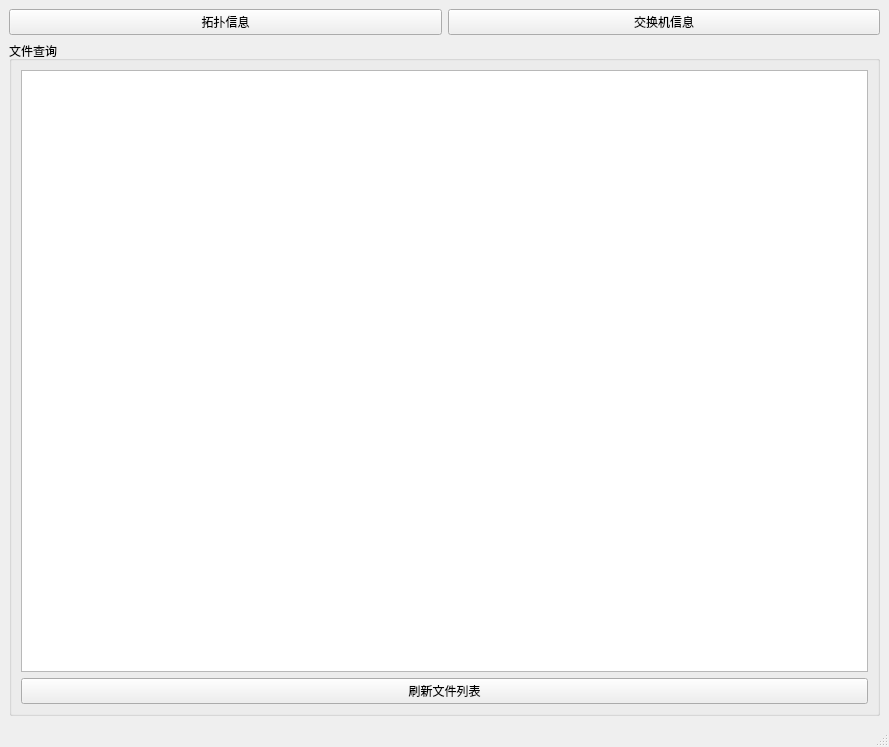
<?xml version="1.0" encoding="UTF-8"?>
<ui version="4.0">
 <class>MainWindow</class>
 <widget class="QMainWindow" name="MainWindow">
  <property name="geometry">
   <rect>
    <x>0</x>
    <y>0</y>
    <width>889</width>
    <height>747</height>
   </rect>
  </property>
  <property name="windowTitle">
   <string>Network Interface</string>
  </property>
  <widget class="QWidget" name="centralwidget">
   <layout class="QVBoxLayout" name="verticalLayout_central">
    <item>
     <layout class="QHBoxLayout" name="horizontalLayout">
      <item>
       <widget class="QPushButton" name="pushButton_topology">
        <property name="text">
         <string>拓扑信息</string>
        </property>
       </widget>
      </item>
      <item>
       <widget class="QPushButton" name="pushButton_switchWindow">
        <property name="text">
         <string>交换机信息</string>
        </property>
       </widget>
      </item>
     </layout>
    </item>
    <item>
     <widget class="QGroupBox" name="linkInfoGroupBox">
      <property name="title">
       <string>文件查询</string>
      </property>
      <layout class="QGridLayout" name="gridLayout_linkInfo">
       <item row="0" column="0">
        <layout class="QVBoxLayout" name="verticalLayout">
         <item>
          <widget class="QListWidget" name="listWidget"/>
         </item>
        </layout>
       </item>
       <item row="1" column="0">
        <widget class="QPushButton" name="pushButton">
         <property name="text">
          <string>刷新文件列表</string>
         </property>
        </widget>
       </item>
      </layout>
     </widget>
    </item>
   </layout>
  </widget>
  <widget class="QStatusBar" name="statusbar"/>
 </widget>
 <resources/>
 <connections/>
</ui>
